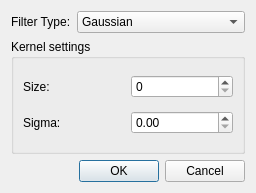
<?xml version="1.0" encoding="UTF-8"?>
<ui version="4.0">
 <class>FilterDialog</class>
 <widget class="QDialog" name="FilterDialog">
  <property name="geometry">
   <rect>
    <x>0</x>
    <y>0</y>
    <width>213</width>
    <height>193</height>
   </rect>
  </property>
  <property name="windowTitle">
   <string>Dialog</string>
  </property>
  <layout class="QVBoxLayout" name="verticalLayout">
   <item>
    <layout class="QHBoxLayout" name="horizontalLayout">
     <item>
      <widget class="QLabel" name="typeLabel">
       <property name="text">
        <string>Filter Type:</string>
       </property>
      </widget>
     </item>
     <item>
      <widget class="QComboBox" name="typeBox">
       <property name="sizePolicy">
        <sizepolicy hsizetype="Expanding" vsizetype="Fixed">
         <horstretch>0</horstretch>
         <verstretch>0</verstretch>
        </sizepolicy>
       </property>
       <item>
        <property name="text">
         <string>Gaussian</string>
        </property>
       </item>
       <item>
        <property name="text">
         <string>Unsharp</string>
        </property>
       </item>
       <item>
        <property name="text">
         <string>Median</string>
        </property>
       </item>
       <item>
        <property name="text">
         <string>Convolution (user kernel)</string>
        </property>
       </item>
      </widget>
     </item>
    </layout>
   </item>
   <item>
    <widget class="QGroupBox" name="kernelSettings">
     <property name="sizePolicy">
      <sizepolicy hsizetype="Expanding" vsizetype="Expanding">
       <horstretch>0</horstretch>
       <verstretch>0</verstretch>
      </sizepolicy>
     </property>
     <property name="title">
      <string>Kernel settings</string>
     </property>
     <layout class="QGridLayout" name="gridLayout">
      <item row="0" column="0">
       <widget class="QLabel" name="sizeLabel">
        <property name="text">
         <string>Size:</string>
        </property>
       </widget>
      </item>
      <item row="0" column="1">
       <widget class="QSpinBox" name="sizeBox"/>
      </item>
      <item row="1" column="0">
       <widget class="QLabel" name="sigmaLabel">
        <property name="text">
         <string>Sigma:</string>
        </property>
       </widget>
      </item>
      <item row="1" column="1">
       <widget class="QDoubleSpinBox" name="sigmaBox"/>
      </item>
     </layout>
    </widget>
   </item>
   <item>
    <widget class="QDialogButtonBox" name="buttonBox">
     <property name="orientation">
      <enum>Qt::Horizontal</enum>
     </property>
     <property name="standardButtons">
      <set>QDialogButtonBox::Cancel|QDialogButtonBox::Ok</set>
     </property>
    </widget>
   </item>
  </layout>
 </widget>
 <resources/>
 <connections>
  <connection>
   <sender>buttonBox</sender>
   <signal>accepted()</signal>
   <receiver>FilterDialog</receiver>
   <slot>accept()</slot>
   <hints>
    <hint type="sourcelabel">
     <x>206</x>
     <y>171</y>
    </hint>
    <hint type="destinationlabel">
     <x>157</x>
     <y>192</y>
    </hint>
   </hints>
  </connection>
  <connection>
   <sender>buttonBox</sender>
   <signal>rejected()</signal>
   <receiver>FilterDialog</receiver>
   <slot>reject()</slot>
   <hints>
    <hint type="sourcelabel">
     <x>206</x>
     <y>177</y>
    </hint>
    <hint type="destinationlabel">
     <x>212</x>
     <y>192</y>
    </hint>
   </hints>
  </connection>
  <connection>
   <sender>typeBox</sender>
   <signal>currentIndexChanged(int)</signal>
   <receiver>FilterDialog</receiver>
   <slot>changeType(int)</slot>
   <hints>
    <hint type="sourcelabel">
     <x>177</x>
     <y>27</y>
    </hint>
    <hint type="destinationlabel">
     <x>212</x>
     <y>25</y>
    </hint>
   </hints>
  </connection>
 </connections>
 <slots>
  <slot>changeType(int)</slot>
 </slots>
</ui>
